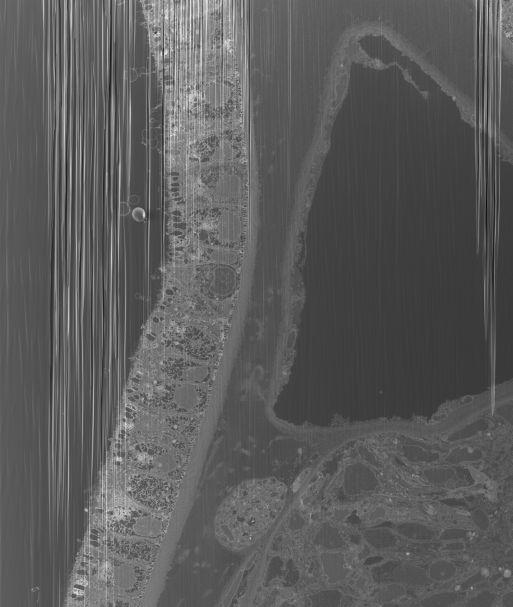
#> input picture FIBdeSEMAna_cropped_8bits_resize.tif, 1025 x 1214 px, found by its file name (shown at 1/2 size)
$ python main.py
#> lines starting #> are read from the running program, lines starting #| are printed output that depends on the picture; after the words box and inside, x2 and y2 are one past the last pixel; in counts of white or black regions, pixels touching at a corner belong together
### PythonTranslation/myFunctions_destripe.py
# -*- coding: utf-8 -*-
"""
Created on Wed Apr 27 14:58:35 2022

@author: Pedro Gomez Galvez
"""

# myFunctions_destripe.py
import math
from collections import namedtuple
import numpy as np
from scipy.stats import rayleigh
from scipy.signal import medfilt2d
import scipy


def main_mask_fft(img):

    options = namedtuple('options', ['allout', 'angle_threshold','random_on','cutoff_threshold','dilation_mode','dilation_size','mask_mode','medfilt_size','box_mask']);
    options.allout=0;
    options.angle_threshold=0.1;
    options.random_on=1;
    options.cutoff_threshold=1e-3;
    options.dilation_mode='square';
    options.dilation_size=5;
    options.mask_mode='medfilt';
    options.medfilt_size=[5,5];
    options.box_mask=False;

    [mask_fft,p_value_mask,ring] = get_mask_fft(img,options);
    [angle,binom_val] = get_stripe_angle(p_value_mask, ring);
  # [18 lines of commented-out code are left out]

    return mask_fft


#### GET INITIAL FFT MASK, P_VALUES AND RING ####


def get_mask_fft (img,options):
    # fft calculation
    im_fft = np.fft.fft2(img);
    img_fft_shift = np.fft.fftshift(im_fft);

    # Ring parameters
    ring = ring_initialize(img_fft_shift.shape);

    # main body
    p_value_mask = generate_p_value_mask(img_fft_shift,ring,options);
    binary_mask_medfilt = generate_binary_mask(p_value_mask,options);
    mask_fft = np.fft.ifftshift(binary_mask_medfilt);

    return mask_fft,p_value_mask,ring

def ring_initialize (img_size):
    ring=namedtuple('ring',['center','radius_init','halfwidth','radius_end','radius','number'])
    ring.center = [math.floor(img_size[0]/2)+1,math.floor(img_size[1]/2)+1];
    ring.radius_init = 10;
    ring.halfwidth = 5;
    ring.radius_end = np.amin(ring.center)-1-ring.halfwidth;
    ring.radius = list(range(ring.radius_init, ring.radius_end,2*ring.halfwidth));
    ring.number = len(ring.radius);
    return ring

def generate_p_value_mask (img,ring,options):
    p_value_mask = np.empty(img.shape);
    p_value_mask[:] = None;
    pos_x=[None] * ring.number;
    pos_y=[None] * ring.number;
    angles=[None] * ring.number;
    fft_in_ring=[None] * ring.number;
    outray_ind=[None] * ring.number;
    inray_ind=[None] * ring.number;
    Mu=[None] * ring.number;
    Sigma=[None] * ring.number;
    p_valuesImg=[None] * ring.number;
    for i in range(0,ring.number):
        [pos_x[i],pos_y[i],angles[i]] = get_ring_pos(ring.radius[i],ring.halfwidth,ring.center);
        fft_in_ring[i] = img[pos_x[i],pos_y[i]];
        [outray_ind[i],inray_ind[i]] = get_ray_ind(angles[i],options);
        [Mu[i],Sigma[i],p_valuesImg[i]] = fit_2D_gaussian(fft_in_ring[i],outray_ind[i]);
        p_value_mask[pos_x[i],pos_y[i]] = p_valuesImg[i];

    # [14 lines of commented-out code are left out]

    return  p_value_mask #, statistics, positions, indecies

def get_ring_pos(ring_radius,ring_halfwidth,center):
    x = list(range(-ring_radius-ring_halfwidth, ring_radius+ring_halfwidth+1,1))
    y = list(range(-ring_radius-ring_halfwidth, ring_radius+ring_halfwidth+1,1))

    [X,Y]=np.meshgrid(x,y);
    XY = np.add(np.power(X,2), np.power(Y,2));
    Norms = np.sqrt(XY);
    trueNorms = (Norms >= [ring_radius-ring_halfwidth]) & (Norms <= [ring_radius+ring_halfwidth]);
    [indX,indY]= np.where(trueNorms)
    pos_x = X[indY,indX];
    pos_y = Y[indY,indX];
    angles = np.arctan2(pos_x,pos_y);
    pos_x = center[0]+X[indY,indX]-1;
    pos_y = center[1]+Y[indY,indX]-1;
    return pos_x, pos_y, angles

def get_ray_ind(angles,options):
    cond1 = (angles >= options.angle_threshold) & (angles <= math.pi - options.angle_threshold);
    cond2 = (angles >= options.angle_threshold - math.pi) & (angles <= -options.angle_threshold);
    cond3 = (angles >= -options.angle_threshold) & (angles <= options.angle_threshold);
    cond4 = angles >= (math.pi - options.angle_threshold);
    cond5 = angles <= (-math.pi + options.angle_threshold);

    outray_ind=np.concatenate((np.where(cond1)[0], np.where(cond2)[0]), axis=None);

    inray_ind = np.concatenate((np.where(cond3)[0],np.where(cond4)[0],np.where(cond5)[0]), axis=None);

    return outray_ind, inray_ind

def fit_2D_gaussian(fft_in_ring,outray_ind):

    siz = fft_in_ring.shape;
    if len(siz)>1:
        if siz[0] < siz[1]: fft_in_ring = np.transpose(fft_in_ring);

    siz = outray_ind.shape;
    if len(siz)>1:
        if siz[0] < siz[1]: outray_ind = np.transpose(outray_ind);

    Data = [np.real(fft_in_ring),np.imag(fft_in_ring)];
    Data_outray = [np.real(fft_in_ring[outray_ind]),np.imag(fft_in_ring[outray_ind])];

    Mu = np.mean(Data_outray, axis=1);#WEIRD, the mean is different to matlab mean
    Sigma = np.cov(Data_outray);
    Data=np.subtract(np.transpose(Data), np.resize(Mu,(len(Data[0]),len(Mu))))
    Data = np.matmul(Data,scipy.linalg.fractional_matrix_power(Sigma,-0.5));
    Data_rayl = np.sum(np.power(Data,2),axis=1);
    p_values =  1-rayleigh.cdf(Data_rayl);#we need to get the upper tail probability

    return Mu,Sigma,p_values

def generate_binary_mask(p_value_mask,options):

    binary_mask = np.zeros(p_value_mask.shape);
    p_value_mask_filtered = medfilt2d(p_value_mask,kernel_size=options.medfilt_size);
    binary_mask[np.where(p_value_mask_filtered <= options.cutoff_threshold)] = 1;

    return binary_mask


######## GET STRIPE ANGLE #########

def get_stripe_angle(p_value_mask, ring):

    eps = 1e-3;
    drawres = False;

    size_min = ring.center - np.floor(ring.radius_end/np.sqrt(2));
    size_max = ring.center + np.floor(ring.radius_end/np.sqrt(2));

    p_values = p_value_mask[range(int(size_min[0]),int(size_max[0])),range(int(size_min[1]),int(size_max[1]))];
    p_values[np.where(np.isnan(p_values))]= 1;
    p_values[np.where(p_values<=1e-32)] = 1e-32;
    # center = floor(size(p_values)/2)+1;
    # p_val = p_values;

    # % imagesc(p_val);

    # eps = options.eps;
    # p=length(find(p_val<=eps))/numel(p_val);
    # [siz1,siz2]=size(p_val);

    # angle = linspace(-pi/2+0.01,pi/2-0.01,180);
    # mask=zeros(size(p_val));
    # if options.drawres
    # 	figure;
    # 	im = imagesc(mask);
    # 	drawnow;
    # end

    # for i=1:length(angle)
    #     if angle(i)>=-pi/4 && angle(i)<0
    #     X = siz2-center(2);
    #     Y = center(1)-floor(X*tan(angle(i)));
    #     [x,y] = bresenham(center(1),center(2),siz1,Y);
    #     ray = p_val(sub2ind(size(p_val),y,x));
    #     v = length(find(ray<=eps));
    #     N = numel(ray);
    #     binom_val(i) = betainc(p,v+1,N-v);
    #     if options.drawres
    # 	    mask = zeros(size(p_val));
    # 	    mask(sub2ind(size(mask),y,x))=1;
    # 	    im.CData=mask;
    # 	    drawnow;
    # 	end
    #     end

    #     if angle(i)>=0 && angle(i)<pi/4
    #     X = siz2-center(2);
    #     Y = center(1)-floor(X*tan(angle(i)));
    #     [x,y] = bresenham(center(1),center(2),siz1,Y);
    #     ray = p_val(sub2ind(size(p_val),y,x));
    #     v = length(find(ray<=eps));
    #     N = numel(ray);
    #     binom_val(i) = betainc(p,v+1,N-v);
    #     if options.drawres
    # 	    mask = zeros(size(p_val));
    # 	    mask(sub2ind(size(mask),y,x))=1;
    # 	    im.CData=mask;
    # 	    drawnow;
    # 	end
    #     end

    #     if angle(i)<-pi/4 && angle(i)>=-pi/2
    #     Y = siz2-center(2);
    #     X = center(1)-floor(Y*tan(pi/2-angle(i)));
    #     [x,y] = bresenham(center(1),center(2),X,siz2);
    #     ray = p_val(sub2ind(size(p_val),y,x));
    #     v = length(find(ray<=eps));
    #     N = numel(ray);
    #     binom_val(i) = betainc(p,v+1,N-v);
    #     if options.drawres
    # 	    mask = zeros(size(p_val));
    # 	    mask(sub2ind(size(mask),y,x))=1;
    # 	    im.CData=mask;
    # 	    drawnow;
    #     end
    # 	end

    #     if angle(i)>pi/4 && angle(i)<=pi/2
    #     Y = siz2-center(2);
    #     X = center(1)+floor(Y*tan(pi/2-angle(i)));
    #     [x,y] = bresenham(center(1),center(2),X,1);
    #     ray = p_val(sub2ind(size(p_val),y,x));
    #     v = length(find(ray<=eps));
    #     N = numel(ray);
    #     binom_val(i) = betainc(p,v+1,N-v);
    #     if options.drawres
    # 	    mask = zeros(size(p_val));
    # 	    mask(sub2ind(size(mask),y,x))=1;
    # 	    im.CData=mask;
    # 	    drawnow;
    # 	end
    #     end
    # end
    # if options.drawres
    # 	figure;
    # 	polar(angle,binom_val);
    # 	figure;
    # 	plot(rad2deg(angle),log10(binom_val));
    # end
    # end

    return angle,binom_val

### PythonTranslation/main.py
# -*- coding: utf-8 -*-
# """
# Created on Thu Apr 21 15:22:53 2022

# @author: Pedro Gomez Galvez
# """
#matplotlib inline
from matplotlib import pyplot as plt

from skimage.io import imread
import numpy as np
from myFunctions_destripe import main_mask_fft
#import cv2


imagePath=r"C:\Users\Pedro Gomez Galvez\Documents\Lab\Destripe_EM\FIBdeSEMAna_cropped_8bits_resize.tif"

img_noisy=imread(imagePath);#.astype(np.double);
#> img_noisy is the input picture: shape (1214, 1025); min 14, max 244, mean 91.8
#img_noisy = cv2.resize(img_noisy, dsize=(1064,898), interpolation=cv2.INTER_LINEAR)


plt.imshow(img_noisy, cmap='gray')


print("-----------------------------------------------\n")
print("Dataset Loaded\n")
print("-----------------------------------------------\n")

shpImg=img_noisy.shape
#> shpImg = (1214, 1025)
mask_fft=np.zeros(shpImg, dtype=float);

print('-----------------------------------------------\n');
print('Starting Mask detection\n');
print('-----------------------------------------------\n');

mask_fft = main_mask_fft(img_noisy);
#> the loop in generate_p_value_mask, `for i in range(0,ring.number):` made 50 passes
#> (Mu in fit_2D_gaussian, Sigma in fit_2D_gaussian) on passes 1 to 9: ([5812.5, 1.25e-11], [[6.94e+10, -5.11e-07], [-5.11e-07, 5.53e+10]]), ([-2436.7, -1.18e-12], [[9.37e+09, -1.03e-06], [-1.03e-06, 9.45e+09]]), ([-1806.4, 1.56e-12], [[3.76e+09, 4.82e-07], [4.82e-07, 3.84e+09]]), ([2504.1, 1.38e-12], [[2.11e+09, -1.13e-08], [-1.13e-08, 1.99e+09]]), ([-160.7, -3.18e-13], [[1.34e+09, -1.83e-08], [-1.83e-08, 1.31e+09]]), ([565.6, -2.61e-13], [[947067262.1, 9.36e-08], [9.36e-08, 979258437.4]]), ([140.6, -7.86e-13], [[639967290.2, 1.01e-07], [1.01e-07, 681923475]]), ([245.6, 1.43e-12], [[511755139.1, -4.71e-08], [-4.71e-08, 519795645.8]]), ([188.7, -6.57e-13], [[424999693.3, 6.82e-09], [6.82e-09, 449173514.7]])
#> after the loop in generate_p_value_mask, `for i in range(0,ring.number):`:
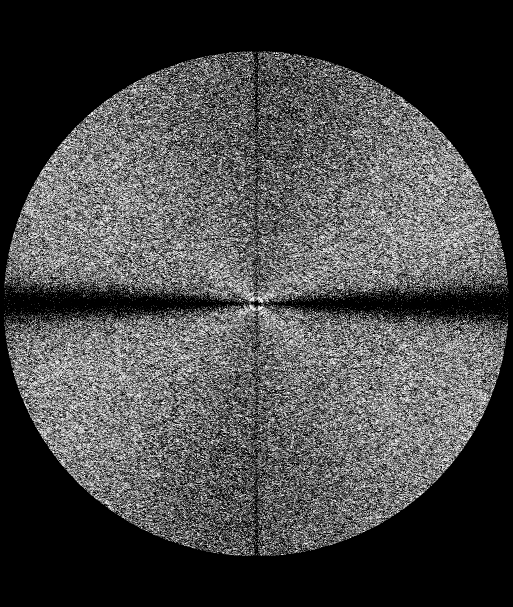
#> p_value_mask: shape (1214, 1025) float64 (shown at 1/2 size); 35.62% of the values are NaN or infinite; the others: min 0, max 1, mean 0.431; drawn with min black, max white, NaN and infinite black
#> after the loop in generate_p_value_mask, `for i in range(0,ring.number):`: Mu = 50 pairs, first value -2436.7 to 5812.5, second value -1.27e-12 to 1.25e-11; Sigma = 50 items
#> in generate_binary_mask, `p_value_mask_filtered = medfilt2d(p_value_mask,kernel_size=options.med..`:
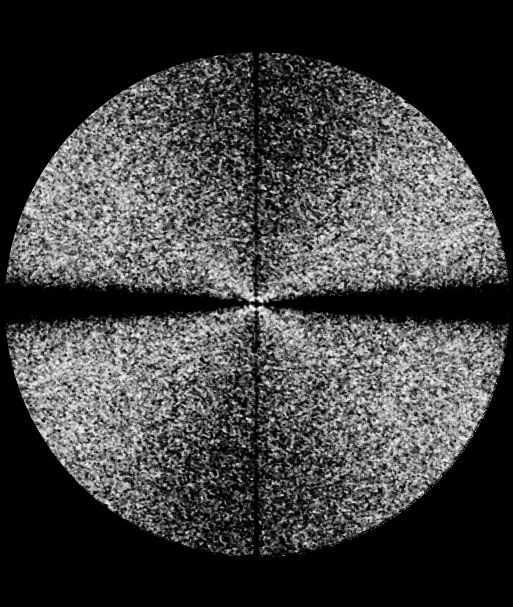
#> p_value_mask_filtered: shape (1214, 1025) float64 (shown at 1/2 size); 35.77% of the values are NaN or infinite; the others: min 0, max 1, mean 0.392; drawn with min black, max white, NaN and infinite black
#> in get_mask_fft, `binary_mask_medfilt = generate_binary_mask(p_value_mask,options);`:
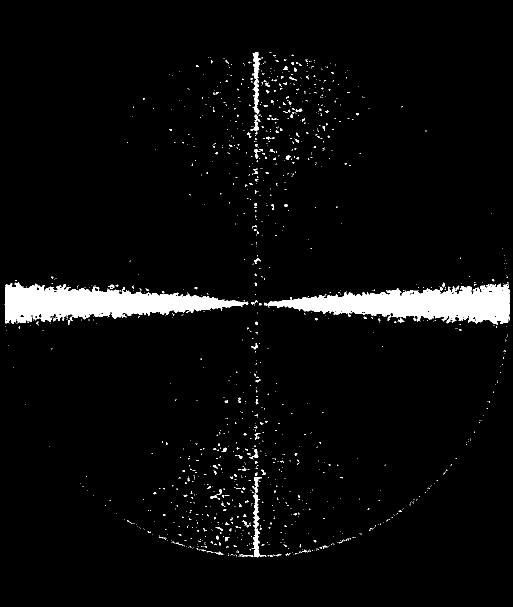
#> binary_mask_medfilt: shape (1214, 1025) float64 (shown at 1/2 size); values 0 (black) and 1 (white), 4.1% white; 1336 white regions (1251 under 20 px), largest, box (x1, y1, x2, y2) and area: (528, 567, 1020, 650) 21092, (9, 565, 497, 648) 20862, (503, 1057, 533, 1115) 502
#> in get_mask_fft, `mask_fft = np.fft.ifftshift(binary_mask_medfilt);`:
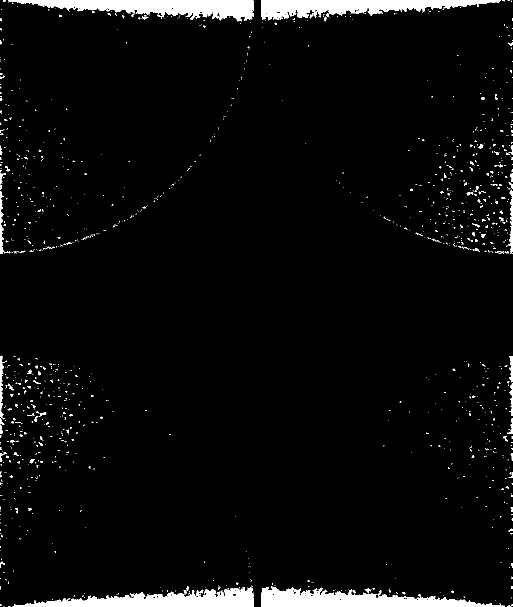
#> mask_fft: shape (1214, 1025) float64 (shown at 1/2 size); values 0 (black) and 1 (white), 4.1% white; 1391 white regions (1297 under 20 px), largest, box (x1, y1, x2, y2) and area: (16, 0, 508, 43) 11173, (523, 1172, 1009, 1214) 10567, (522, 0, 1001, 41) 10284
#> (the run stopped early here; a loop or call above may not have finished)
